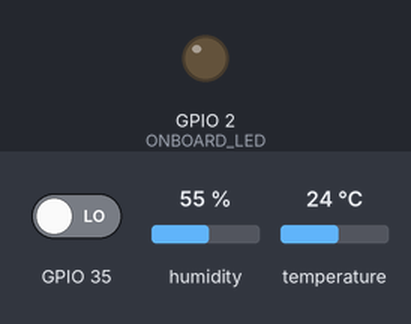
Bench run of a program on a simulated ESP32. On the bench: output pins drawn as LEDs (lit = HIGH). Inputs (shaded band) come from the test bench; at power-on: GPIO 35 LOW, humidity 55 %, temperature 24 °C. WiFi joins after 1.5 s; servers stay silent unless stated; no MQTT or app messages arrive unless stated; what the program prints to the serial monitor is not drawn.

Above: at 0.0 s.
At 4.6 s:
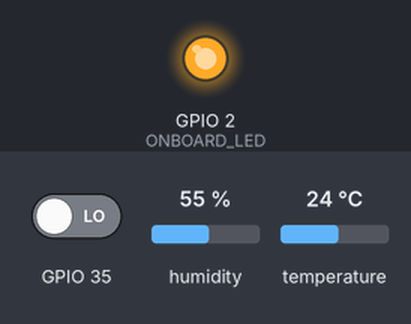
Timing chart, 0 to 6.1 s (numbered marks = the images above):
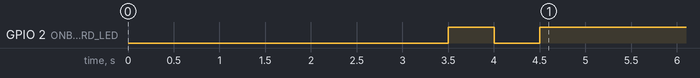

The program:

main.cpp
```cpp
#include <Arduino.h>

#ifdef CONT_INTEG
#include "sampleConfig.h"
#else
#include <Config.h>
#endif

#include "dht_fsm.h"
#include "mqtt_fsm.h"
#include "ota_handler.h"
#include "prox_fsm.h"
#include "wifi_fsm.h"

/***** DEFINES *****/
#define MEASUREMENT_INTERVAL_MS (500)
#define ONBOARD_LED 2
#define SERIAL_SPEED 115200

void setup() {
  Serial.begin(SERIAL_SPEED);

  pinMode(ONBOARD_LED, OUTPUT);
  delay(3000);

  dht_fsm_init();
  prox_fsm_init();
  wifi_fsm_init(ONBOARD_LED);
  mqtt_fsm_init();
  setup_ota();
}

static void send_periodic_events(fsm_event event) {
  dht_fsm_send(event);
  prox_fsm_send(event);
  wifi_fsm_send(event);
  mqtt_fsm_send(event);
}

void handle_events(void) {
  fsm_err_t retVal = FSM_ERR_OK;
  while (FSM_ERR_NO_EVENTS != retVal && FSM_ERR_OK == retVal) {
    retVal = wifi_fsm_handle_event();
  }
  retVal = FSM_ERR_OK;
  while (FSM_ERR_NO_EVENTS != retVal && FSM_ERR_OK == retVal) {
    retVal = mqtt_fsm_handle_event();
  }
  retVal = FSM_ERR_OK;
  while (FSM_ERR_NO_EVENTS != retVal && FSM_ERR_OK == retVal) {
    retVal = prox_fsm_handle_event();
  }
  retVal = FSM_ERR_OK;
  while (FSM_ERR_NO_EVENTS != retVal && FSM_ERR_OK == retVal) {
    retVal = dht_fsm_handle_event();
  }
}

void loop() {
  static uint16_t elapsed_time_ms = 0;
  ota_handler();

  if (0 == elapsed_time_ms % MEASUREMENT_INTERVAL_MS) {
    send_periodic_events(FSM_PERIODIC_EVENT_500MS);
  }
  if (0 == elapsed_time_ms % 1000) {
    send_periodic_events(FSM_PERIODIC_EVENT_1S);
  }
  if (0 == elapsed_time_ms % 5000) {
    send_periodic_events(FSM_PERIODIC_EVENT_5S);
  }
  handle_events();
  delay(MEASUREMENT_INTERVAL_MS);
  elapsed_time_ms = (elapsed_time_ms + MEASUREMENT_INTERVAL_MS) % 5000;
}
```

dht_fsm.h
```cpp
#pragma once

#include "fsm.h"

typedef enum {
  DHT_EVENT_START = FSM_GLOBAL_EVENT_COUNT,
  DHT_EVENT_STOP,
  DHT_EVENT_UNAVAILABLE,
} dht_event_t;

/**
 * @brief Initialize the DHT state machine
 *
 * @return fsm_err_t FSM_ERR_OK on success, relevant error otherwise
 */
fsm_err_t dht_fsm_init(void);

/**
 * @brief Send an event to the DHT state machine
 *
 * @param event The specific event
 * @return fsm_err_t FSM_ERR_OK on success, relevant error otherwise
 */
fsm_err_t dht_fsm_send(fsm_event event);

/**
 * @brief Handle any pending events in the DHT state machine
 *
 * @return fsm_err_t
 */
fsm_err_t dht_fsm_handle_event(void);

int get_temp(void);
int get_hum(void);
```

fsm.h
```cpp
#pragma once

#include <stdbool.h>
#include <stdint.h>
#include <stdlib.h>

typedef enum {
  FSM_ERR_EVENT_HANDLED = 2,
  FSM_ERR_NO_EVENTS = 1,
  FSM_ERR_OK = 0,
  FSM_ERR_EINVAL = -1,
  FSM_ERR_FULL = -2,
  FSM_ERR_TRANS = -3,
} fsm_err_t;

enum {
  FSM_PERIODIC_EVENT_500MS,
  FSM_PERIODIC_EVENT_1S,
  FSM_PERIODIC_EVENT_5S,
  FSM_GLOBAL_EVENT_COUNT
};

#define MAX_PENDING_EVENTS 32

typedef uint16_t fsm_event;
typedef uint16_t fsm_state_ID;

typedef fsm_err_t (*fsm_function)(void);

typedef struct fsm_transition {
  fsm_state_ID destination_state_ID;
  fsm_event event;
  fsm_function transition_fn;
} fsm_transition_t;

typedef struct fsm_state {
  fsm_state_ID ID;
  fsm_function entry_fn;
  fsm_function exit_fn;
  fsm_transition_t *transition_array;
  size_t num_transitions;
} fsm_state_t;

typedef struct fsm_handle {
  fsm_state_t *state_array;
  uint8_t num_states;
  fsm_state_ID current_state_ID;
  fsm_event pending_events[MAX_PENDING_EVENTS];
  uint8_t num_pending_events;
} fsm_handle_t;

/**
 * @brief Initialize a Finite State Machine
 *
 * @param state_machine the handle for the state machine
 * @param states an array of state definitions
 * @param num_states the number of states
 * @return fsm_err_t FSM_ERR_OK on success, relevant error otherwise
 */
fsm_err_t fsm_init(
    fsm_handle_t *state_machine, fsm_state_t *states, uint8_t num_states);

/**
 * @brief Send an event to a state machine's queue
 *
 * @param state_machine the handle for the state machine
 * @param event a common or specific event for the state machine
 * @return fsm_err_t FSM_ERR_OK on success, relevant error otherwise
 */
fsm_err_t fsm_send(fsm_handle_t *state_machine, fsm_event event);

/**
 * @brief Handle any pending events in the state machine's queue
 *
 * @param state_machine the handle for the state machine
 * @return fsm_err_t FSM_ERR_OK on success, relevant error otherwise
 */
fsm_err_t fsm_handle_event(fsm_handle_t *state_machine);
```

mqtt_fsm.h
```cpp
#pragma once

#include "fsm.h"

typedef enum {
  MQTT_EVENT_START = FSM_GLOBAL_EVENT_COUNT,
  MQTT_EVENT_STOP,
  MQTT_EVENT_UNAVAILABLE,
} mqtt_event_t;

/**
 * @brief Initialize the MQTT state machine
 *
 * @return fsm_err_t FSM_ERR_OK on success, relevant error otherwise
 */
fsm_err_t mqtt_fsm_init(void);

/**
 * @brief Send an event to the MQTT state machine
 *
 * @param event The specific event
 * @return fsm_err_t FSM_ERR_OK on success, relevant error otherwise
 */
fsm_err_t mqtt_fsm_send(fsm_event event);

/**
 * @brief Handle any pending events in the MQTT state machine
 *
 * @return fsm_err_t FSM_ERR_OK on success, relevant error otherwise
 */
fsm_err_t mqtt_fsm_handle_event(void);

/* fsm_err_t mqtt_fsm_queue_msg(const char topic[20], const char val[20]); */
```

ota_handler.h
```cpp
#pragma once

void setup_ota();
void ota_handler(void);
```

prox_fsm.h
```cpp
#pragma once

#include "fsm.h"

typedef enum {
  PROX_EVENT_START = FSM_GLOBAL_EVENT_COUNT,
  PROX_EVENT_STOP,
  PROX_EVENT_UNAVAILABLE,
} prox_event_t;

/**
 * @brief Initialize the Proximity state machine
 *
 * @return fsm_err_t FSM_ERR_OK on success, relevant error otherwise
 */
fsm_err_t prox_fsm_init(void);

/**
 * @brief Send an event to the Proximity state machine
 *
 * @param event The specific event
 * @return fsm_err_t FSM_ERR_OK on success, relevant error otherwise
 */
fsm_err_t prox_fsm_send(fsm_event event);

/**
 * @brief Handle any pending events in the Proximity state machine
 *
 * @return fsm_err_t FSM_ERR_OK on success, relevant error otherwise
 */
fsm_err_t prox_fsm_handle_event(void);

void prox_set_IRQ(bool enable);
bool get_prox(void);
```

wifi_fsm.h
```cpp
#pragma once

#include <WiFi.h>

#include "fsm.h"

typedef enum {
  WIFI_EVENT_START = FSM_GLOBAL_EVENT_COUNT,
  WIFI_EVENT_STOP,
  WIFI_EVENT_UNAVAILABLE,
} local_wifi_event_t;

/**
 * @brief Initialize the WiFi state machine
 *
 * @return fsm_err_t FSM_ERR_OK on success, relevant error otherwise
 */
fsm_err_t wifi_fsm_init(uint8_t led_pin);

/**
 * @brief Send an event to the WiFi state machine
 *
 * @param event The specific event
 * @return fsm_err_t FSM_ERR_OK on success, relevant error otherwise
 */
fsm_err_t wifi_fsm_send(fsm_event event);

/**
 * @brief Handle any pending events in the WiFi state machine
 *
 * @return fsm_err_t FSM_ERR_OK on success, relevant error otherwise
 */
fsm_err_t wifi_fsm_handle_event(void);

WiFiClient *wifi_fsm_get_client(void);
```

dht_fsm.cpp
```cpp
#include "dht_fsm.h"

#include <DHT.h>
#include <stdio.h>

#define DHTTYPE DHT22
#define DHT_INPUT 4
DHT dht(DHT_INPUT, DHTTYPE);

static fsm_handle_t state_machine;

enum { DHT_UNKNOWN, DHT_ACTIVE, DHT_INACTIVE };
static int current_humidity = 1000;
static int current_temp = 1000;

/******** PRIVATE FUNCTIONS ********/
static fsm_err_t unknown_entry_fn();
static fsm_err_t unknown_exit_fn();
static fsm_err_t active_entry_fn();
static fsm_err_t active_exit_fn();
static fsm_err_t inactive_entry_fn();
static fsm_err_t inactive_exit_fn();
static fsm_err_t periodic_active_event_fn();

/******** TRANSITIONS ********/
static fsm_transition_t unknown_transitions[] = {
    {.destination_state_ID = DHT_ACTIVE, .event = DHT_EVENT_START},
    {.destination_state_ID = DHT_INACTIVE, .event = DHT_EVENT_STOP},
};

static fsm_transition_t active_transitions[] = {
    {.destination_state_ID = DHT_INACTIVE, .event = DHT_EVENT_STOP},
    {.destination_state_ID = DHT_ACTIVE,
        .event = FSM_PERIODIC_EVENT_5S,
        .transition_fn = periodic_active_event_fn}};

static fsm_transition_t inactive_transitions[] = {
    {.destination_state_ID = DHT_ACTIVE, .event = DHT_EVENT_START}};

/******** STATES ********/
static fsm_state_t unknown_state = {.ID = DHT_UNKNOWN,
    .entry_fn = unknown_entry_fn,
    .exit_fn = unknown_exit_fn,
    .transition_array = unknown_transitions,
    .num_transitions =
        sizeof(unknown_transitions) / sizeof(unknown_transitions[0])};

static fsm_state_t active_state = {.ID = DHT_ACTIVE,
    .entry_fn = active_entry_fn,
    .exit_fn = active_exit_fn,
    .transition_array = active_transitions,
    .num_transitions =
        sizeof(active_transitions) / sizeof(active_transitions[0])};

static fsm_state_t inactive_state = {.ID = DHT_INACTIVE,
    .entry_fn = inactive_entry_fn,
    .exit_fn = inactive_exit_fn,
    .transition_array = inactive_transitions,
    .num_transitions =
        sizeof(inactive_transitions) / sizeof(inactive_transitions[0])};

/******** STATE MACHINE ********/
static fsm_state_t states[] = {
    [DHT_UNKNOWN] = unknown_state,
    [DHT_ACTIVE] = active_state,
    [DHT_INACTIVE] = inactive_state,
};

/******** PUBLIC FUNCTIONS ********/
fsm_err_t dht_fsm_init(void) {
  return fsm_init(&state_machine, states, sizeof(states) / sizeof(states[0]));
}

fsm_err_t dht_fsm_send(fsm_event event) {
  return fsm_send(&state_machine, event);
}

fsm_err_t dht_fsm_handle_event(void) {
  return fsm_handle_event(&state_machine);
}

int get_temp(void) { return current_temp; }

int get_hum(void) { return current_humidity; }
/******** PRIVATE FUNCTIONS ********/
static fsm_err_t unknown_entry_fn() {
  dht.begin();
  if (3 == DEVICE_LOC) {
    // Living room hardware requires power workaround
    pinMode(27, OUTPUT);
    digitalWrite(27, HIGH);
  }
  dht_fsm_send(DHT_EVENT_START);
  return FSM_ERR_OK;
}

  static fsm_err_t periodic_active_event_fn() {
    float hum = dht.readHumidity();
    float temp = dht.readTemperature(true);
    if (isnan(hum)) {
      Serial.println("Error reading hum");
      current_humidity = 1000;
    }
    if (isnan(temp)) {
      Serial.println("Error reading temp");
      current_temp = 1000;
    }
    if (isnan(hum) || isnan(temp)) {
      Serial.println("Error reading DHT22");
    } else {
      current_temp = temp - TEMPERATURE_OFFSET;
      current_humidity = hum;
    }
    return FSM_ERR_OK;
  }

  /******** NO OP FUNCTIONS ********/
  static fsm_err_t unknown_exit_fn() { return FSM_ERR_OK; }
  static fsm_err_t active_entry_fn() { return FSM_ERR_OK; }
  static fsm_err_t active_exit_fn() { return FSM_ERR_OK; }
  static fsm_err_t inactive_entry_fn() { return FSM_ERR_OK; }
  static fsm_err_t inactive_exit_fn() { return FSM_ERR_OK; }
```

fsm.cpp
```cpp
#include "fsm.h"

#include <stdio.h>
#include <string.h>

#include "HardwareSerial.h"

/************* Public Functions *************/
fsm_err_t fsm_init(
    fsm_handle *state_machine, fsm_state_t *states, uint8_t num_states) {
  if (!state_machine || !states || 0 == num_states) {
    Serial.println("Bad Input");
    return FSM_ERR_EINVAL;
  }
  state_machine->state_array = states;
  state_machine->num_states = num_states;
  memset(
      state_machine->pending_events, 0, sizeof(state_machine->pending_events));
  state_machine->num_pending_events = 0;
  state_machine->current_state_ID = 0;
  state_machine->state_array[state_machine->current_state_ID].entry_fn();
  return FSM_ERR_OK;
}

fsm_err_t fsm_send(fsm_handle *state_machine, fsm_event event) {
  if (!state_machine) {
    return FSM_ERR_EINVAL;
  }
  if (MAX_PENDING_EVENTS <= state_machine->num_pending_events) {
    return FSM_ERR_FULL;
  }
  state_machine->pending_events[state_machine->num_pending_events++] = event;
  return FSM_ERR_OK;
}

fsm_err_t fsm_handle_event(fsm_handle *state_machine) {
  if (!state_machine) {
    return FSM_ERR_EINVAL;
  }
  if (0 == state_machine->num_pending_events) {
    return FSM_ERR_NO_EVENTS;
  }

  fsm_state_t current_state =
      state_machine->state_array[state_machine->current_state_ID];
  fsm_event current_event = state_machine->pending_events[0];

  for (size_t i = 0; i < state_machine->num_pending_events - 1; i++) {
    state_machine->pending_events[i] = state_machine->pending_events[i + 1];
  }

  state_machine->num_pending_events--;
  state_machine->pending_events[state_machine->num_pending_events] = 0;

  for (size_t i = 0; i < current_state.num_transitions; i++) {
    if (current_event == current_state.transition_array[i].event) {
      fsm_state_t desired_state =
          state_machine->state_array[current_state.transition_array[i]
                                         .destination_state_ID];
      if (state_machine->current_state_ID ==
          current_state.transition_array[i].destination_state_ID) {
        if (current_state.transition_array[i].transition_fn &&
            0 != current_state.transition_array[i].transition_fn()) {
          return FSM_ERR_TRANS;
        }
      } else {
        if (current_state.exit_fn && 0 != current_state.exit_fn()) {
          return FSM_ERR_TRANS;
        }
        if (desired_state.entry_fn && 0 != desired_state.entry_fn()) {
          return FSM_ERR_TRANS;
        }
      }
      state_machine->current_state_ID = desired_state.ID;
      break;
    }
  }

  return FSM_ERR_OK;
}
```

mqtt_fsm.cpp
```cpp
#include "mqtt_fsm.h"

#include <Arduino.h>
#include <CircularBuffer.h>
#include <PubSubClient.h>

#ifdef CONT_INTEG
#include "sampleConfig.h"
#else
#include "Config.h"
#endif

#include "dht_fsm.h"
#include "prox_fsm.h"
#include "wifi_fsm.h"

static fsm_handle_t state_machine;

enum { MQTT_UNKNOWN, MQTT_ACTIVE, MQTT_INACTIVE };

static PubSubClient client(
    device_config._mqtt_server, 1883, *wifi_fsm_get_client());

static bool messages_available = true;

// CircularBuffer<String, 32> topics;
// CircularBuffer<String, 32> messages;

/******** PRIVATE FUNCTIONS ********/
static fsm_err_t unknown_entry_fn();
static fsm_err_t unknown_exit_fn();
static fsm_err_t active_entry_fn();
static fsm_err_t active_exit_fn();
static fsm_err_t inactive_entry_fn();
static fsm_err_t inactive_exit_fn();

static fsm_err_t periodic_inactive_event_fn();
static fsm_err_t periodic_active_event_fn();

/******** TRANSITIONS ********/
static fsm_transition_t unknown_transitions[] = {
    {.destination_state_ID = MQTT_ACTIVE, .event = MQTT_EVENT_START},
    {.destination_state_ID = MQTT_INACTIVE, .event = MQTT_EVENT_STOP},
};

static fsm_transition_t active_transitions[] = {
    {.destination_state_ID = MQTT_INACTIVE, .event = MQTT_EVENT_STOP},
    {.destination_state_ID = MQTT_ACTIVE,
        .event = FSM_PERIODIC_EVENT_5S,
        .transition_fn = periodic_active_event_fn},
};

static fsm_transition_t inactive_transitions[] = {
    {.destination_state_ID = MQTT_ACTIVE, .event = MQTT_EVENT_START},
    {.destination_state_ID = MQTT_INACTIVE,
        .event = FSM_PERIODIC_EVENT_1S,
        .transition_fn = periodic_inactive_event_fn}};

/******** STATES ********/
static fsm_state_t unknown_state = {.ID = MQTT_UNKNOWN,
    .entry_fn = unknown_entry_fn,
    .exit_fn = unknown_exit_fn,
    .transition_array = unknown_transitions,
    .num_transitions =
        sizeof(unknown_transitions) / sizeof(unknown_transitions[0])};

static fsm_state_t active_state = {.ID = MQTT_ACTIVE,
    .entry_fn = active_entry_fn,
    .exit_fn = active_exit_fn,
    .transition_array = active_transitions,
    .num_transitions =
        sizeof(active_transitions) / sizeof(active_transitions[0])};

static fsm_state_t inactive_state = {.ID = MQTT_INACTIVE,
    .entry_fn = inactive_entry_fn,
    .exit_fn = inactive_exit_fn,
    .transition_array = inactive_transitions,
    .num_transitions =
        sizeof(inactive_transitions) / sizeof(inactive_transitions[0])};

/******** STATE MACHINE ********/
static fsm_state_t states[] = {
    [MQTT_UNKNOWN] = unknown_state,
    [MQTT_ACTIVE] = active_state,
    [MQTT_INACTIVE] = inactive_state,
};

/******** PUBLIC FUNCTIONS ********/
fsm_err_t mqtt_fsm_init(void) {
  return fsm_init(&state_machine, states, sizeof(states) / sizeof(states[0]));
}

fsm_err_t mqtt_fsm_send(fsm_event event) {
  return fsm_send(&state_machine, event);
}

fsm_err_t mqtt_fsm_handle_event(void) {
  return fsm_handle_event(&state_machine);
}

// fsm_err_t mqtt_fsm_queue_msg(const char topic[20], const char val[20]) {
//   messages.push(val);
//   topics.push(topic);
//   messages_available = true;
//   return FSM_ERR_OK;
// }

/******** PRIVATE FUNCTIONS ********/
static fsm_err_t unknown_entry_fn() {
  if (client.connect(device_config._clientID)) {
    Serial.println("Connected to MQTT Broker!");
    mqtt_fsm_send(MQTT_EVENT_START);
  } else {
    Serial.println("Connection to MQTT Broker failed...");
    mqtt_fsm_send(MQTT_EVENT_STOP);
  }
  return FSM_ERR_OK;
}

static fsm_err_t periodic_inactive_event_fn() {
  if (client.connect(device_config._clientID)) {
    Serial.println("Connected to MQTT Broker!");
    mqtt_fsm_send(MQTT_EVENT_START);
  } else {
    Serial.println("Connection to MQTT Broker failed...");
  }
  return FSM_ERR_OK;
}

static fsm_err_t periodic_active_event_fn() {
  if (!client.connected()) {
    mqtt_fsm_send(MQTT_EVENT_STOP);
    return FSM_ERR_OK;
  }

  bool reactivate_prox = false;
  if (messages_available) {
    reactivate_prox = true;
    prox_fsm_send(PROX_EVENT_STOP);
    fsm_err_t retVal = FSM_ERR_OK;
    while (FSM_ERR_NO_EVENTS != retVal && FSM_ERR_OK == retVal) {
      retVal = prox_fsm_handle_event();
    }
  }

  // TODO: create a buffer for messages, trigger off watermark
  client.publish(device_config._mqtt_topic_hum, String(get_hum()).c_str());
  client.publish(device_config._mqtt_topic_temp, String(get_temp()).c_str());
  client.publish(
      device_config._mqtt_topic_prox, (get_prox()) ? "person" : "empty");

  if (reactivate_prox) {
    prox_fsm_send(PROX_EVENT_START);
    fsm_err_t retVal = FSM_ERR_OK;
    while (FSM_ERR_NO_EVENTS != retVal && FSM_ERR_OK == retVal) {
      retVal = prox_fsm_handle_event();
    }
  }

  return FSM_ERR_OK;
}

/******** NO OP FUNCTIONS ********/
static fsm_err_t unknown_exit_fn() { return FSM_ERR_OK; }
static fsm_err_t active_entry_fn() { return FSM_ERR_OK; }
static fsm_err_t active_exit_fn() { return FSM_ERR_OK; }
static fsm_err_t inactive_entry_fn() { return FSM_ERR_OK; }
static fsm_err_t inactive_exit_fn() { return FSM_ERR_OK; }
```

Source omitted: ota_handler.cpp (1388 bytes), prox_fsm.cpp (4601 bytes), wifi_fsm.cpp (3956 bytes), sampleConfig.h (680 bytes)
